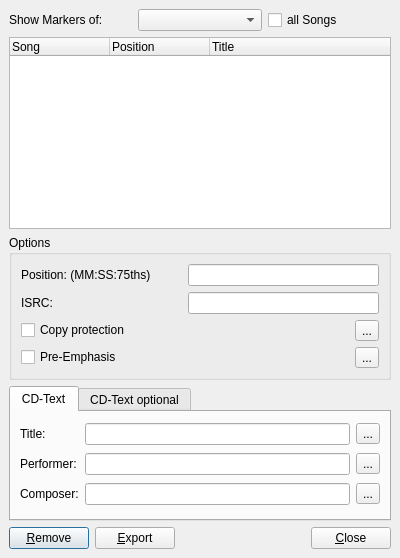
<ui version="4.0" >
 <class>MarkerDialog</class>
 <widget class="QDialog" name="MarkerDialog" >
  <property name="geometry" >
   <rect>
    <x>0</x>
    <y>0</y>
    <width>400</width>
    <height>558</height>
   </rect>
  </property>
  <property name="windowTitle" >
   <string>Markers</string>
  </property>
  <layout class="QVBoxLayout" >
   <property name="margin" >
    <number>9</number>
   </property>
   <property name="spacing" >
    <number>6</number>
   </property>
   <item>
    <layout class="QHBoxLayout" >
     <property name="margin" >
      <number>0</number>
     </property>
     <property name="spacing" >
      <number>6</number>
     </property>
     <item>
      <widget class="QLabel" name="label_8" >
       <property name="text" >
        <string>Show Markers of:</string>
       </property>
      </widget>
     </item>
     <item>
      <widget class="QComboBox" name="comboBoxDisplaySong" />
     </item>
     <item>
      <widget class="QCheckBox" name="checkBoxAllSongs" >
       <property name="text" >
        <string>all Songs</string>
       </property>
      </widget>
     </item>
    </layout>
   </item>
   <item>
    <widget class="QTreeWidget" name="markersTreeWidget" >
     <property name="editTriggers" >
      <set>QAbstractItemView::AnyKeyPressed|QAbstractItemView::DoubleClicked|QAbstractItemView::EditKeyPressed|QAbstractItemView::NoEditTriggers</set>
     </property>
     <property name="rootIsDecorated" >
      <bool>false</bool>
     </property>
     <column>
      <property name="text" >
       <string>Song</string>
      </property>
     </column>
     <column>
      <property name="text" >
       <string>Position</string>
      </property>
     </column>
     <column>
      <property name="text" >
       <string>Title</string>
      </property>
     </column>
    </widget>
   </item>
   <item>
    <widget class="QGroupBox" name="groupBox" >
     <property name="title" >
      <string>Options</string>
     </property>
     <layout class="QGridLayout" >
      <property name="margin" >
       <number>9</number>
      </property>
      <property name="spacing" >
       <number>6</number>
      </property>
      <item row="1" column="1" colspan="2" >
       <widget class="QLineEdit" name="lineEditIsrc" />
      </item>
      <item row="1" column="0" >
       <widget class="QLabel" name="label_6" >
        <property name="text" >
         <string>ISRC:</string>
        </property>
       </widget>
      </item>
      <item row="3" column="2" >
       <widget class="QToolButton" name="toolButtonPEmphAll" >
        <property name="toolTip" >
         <string>Apply to all</string>
        </property>
        <property name="text" >
         <string>...</string>
        </property>
        <property name="icon" >
         <iconset>../../../../../../../usr/share/icons/crystalsvg/16x16/actions/tab_duplicate.png</iconset>
        </property>
       </widget>
      </item>
      <item row="2" column="2" >
       <widget class="QToolButton" name="toolButtonCopyAll" >
        <property name="toolTip" >
         <string>Apply to all</string>
        </property>
        <property name="text" >
         <string>...</string>
        </property>
        <property name="icon" >
         <iconset>../../../../../../../usr/share/icons/crystalsvg/16x16/actions/tab_duplicate.png</iconset>
        </property>
       </widget>
      </item>
      <item row="3" column="0" colspan="2" >
       <widget class="QCheckBox" name="checkBoxPreEmph" >
        <property name="text" >
         <string>Pre-Emphasis</string>
        </property>
       </widget>
      </item>
      <item row="2" column="0" colspan="2" >
       <widget class="QCheckBox" name="checkBoxCopy" >
        <property name="text" >
         <string>Copy protection</string>
        </property>
       </widget>
      </item>
      <item row="0" column="0" >
       <widget class="QLabel" name="label_9" >
        <property name="text" >
         <string>Position: (MM:SS:75ths)</string>
        </property>
       </widget>
      </item>
      <item row="0" column="1" colspan="2" >
       <widget class="QLineEdit" name="lineEditPosition" />
      </item>
     </layout>
    </widget>
   </item>
   <item>
    <widget class="QTabWidget" name="tabWidget" >
     <property name="toolTip" >
      <string/>
     </property>
     <property name="currentIndex" >
      <number>0</number>
     </property>
     <widget class="QWidget" name="tab" >
      <attribute name="title" >
       <string>CD-Text</string>
      </attribute>
      <layout class="QGridLayout" >
       <property name="margin" >
        <number>9</number>
       </property>
       <property name="spacing" >
        <number>6</number>
       </property>
       <item row="0" column="0" >
        <widget class="QLabel" name="label" >
         <property name="text" >
          <string>Title:</string>
         </property>
        </widget>
       </item>
       <item row="0" column="1" >
        <widget class="QLineEdit" name="lineEditTitle" />
       </item>
       <item row="0" column="2" >
        <widget class="QToolButton" name="toolButtonTitleAll" >
         <property name="toolTip" >
          <string>Apply to all</string>
         </property>
         <property name="text" >
          <string>...</string>
         </property>
         <property name="icon" >
          <iconset>../../../../../../../usr/share/icons/crystalsvg/16x16/actions/tab_duplicate.png</iconset>
         </property>
        </widget>
       </item>
       <item row="1" column="0" >
        <widget class="QLabel" name="label_2" >
         <property name="text" >
          <string>Performer:</string>
         </property>
        </widget>
       </item>
       <item row="1" column="1" >
        <widget class="QLineEdit" name="lineEditPerformer" />
       </item>
       <item row="1" column="2" >
        <widget class="QToolButton" name="toolButtonPerformerAll" >
         <property name="toolTip" >
          <string>Apply to all</string>
         </property>
         <property name="text" >
          <string>...</string>
         </property>
         <property name="icon" >
          <iconset>../../../../../../../usr/share/icons/crystalsvg/16x16/actions/tab_duplicate.png</iconset>
         </property>
        </widget>
       </item>
       <item row="2" column="0" >
        <widget class="QLabel" name="label_3" >
         <property name="text" >
          <string>Composer:</string>
         </property>
        </widget>
       </item>
       <item row="2" column="1" >
        <widget class="QLineEdit" name="lineEditComposer" />
       </item>
       <item row="2" column="2" >
        <widget class="QToolButton" name="toolButtonComposerAll" >
         <property name="toolTip" >
          <string>Apply to all</string>
         </property>
         <property name="text" >
          <string>...</string>
         </property>
         <property name="icon" >
          <iconset>../../../../../../../usr/share/icons/crystalsvg/16x16/actions/tab_duplicate.png</iconset>
         </property>
        </widget>
       </item>
      </layout>
     </widget>
     <widget class="QWidget" name="tab_2" >
      <attribute name="title" >
       <string>CD-Text optional</string>
      </attribute>
      <layout class="QGridLayout" >
       <property name="margin" >
        <number>9</number>
       </property>
       <property name="spacing" >
        <number>6</number>
       </property>
       <item row="0" column="0" >
        <widget class="QLabel" name="label_4" >
         <property name="text" >
          <string>Songwriter</string>
         </property>
        </widget>
       </item>
       <item row="0" column="1" >
        <widget class="QLineEdit" name="lineEditSongwriter" />
       </item>
       <item row="0" column="2" >
        <widget class="QToolButton" name="toolButtonSongwriterAll" >
         <property name="toolTip" >
          <string>Apply to all</string>
         </property>
         <property name="text" >
          <string>...</string>
         </property>
         <property name="icon" >
          <iconset>../../../../../../../usr/share/icons/crystalsvg/16x16/actions/tab_duplicate.png</iconset>
         </property>
        </widget>
       </item>
       <item row="1" column="0" >
        <widget class="QLabel" name="label_5" >
         <property name="text" >
          <string>Arranger:</string>
         </property>
        </widget>
       </item>
       <item row="1" column="1" >
        <widget class="QLineEdit" name="lineEditArranger" />
       </item>
       <item row="1" column="2" >
        <widget class="QToolButton" name="toolButtonArrangerAll" >
         <property name="toolTip" >
          <string>Apply to all</string>
         </property>
         <property name="text" >
          <string>...</string>
         </property>
         <property name="icon" >
          <iconset>../../../../../../../usr/share/icons/crystalsvg/16x16/actions/tab_duplicate.png</iconset>
         </property>
        </widget>
       </item>
       <item row="2" column="0" >
        <widget class="QLabel" name="label_7" >
         <property name="text" >
          <string>Message:</string>
         </property>
        </widget>
       </item>
       <item row="2" column="1" >
        <widget class="QLineEdit" name="lineEditMessage" />
       </item>
       <item row="2" column="2" >
        <widget class="QToolButton" name="toolButtonMessageAll" >
         <property name="toolTip" >
          <string>Apply to all</string>
         </property>
         <property name="text" >
          <string>...</string>
         </property>
         <property name="icon" >
          <iconset>../../../../../../../usr/share/icons/crystalsvg/16x16/actions/tab_duplicate.png</iconset>
         </property>
        </widget>
       </item>
      </layout>
     </widget>
    </widget>
   </item>
   <item>
    <layout class="QHBoxLayout" >
     <property name="margin" >
      <number>0</number>
     </property>
     <property name="spacing" >
      <number>6</number>
     </property>
     <item>
      <widget class="QPushButton" name="pushButtonRemove" >
       <property name="text" >
        <string>&amp;Remove</string>
       </property>
      </widget>
     </item>
     <item>
      <widget class="QPushButton" name="pushButtonExport" >
       <property name="text" >
        <string>&amp;Export</string>
       </property>
      </widget>
     </item>
     <item>
      <spacer>
       <property name="orientation" >
        <enum>Qt::Horizontal</enum>
       </property>
       <property name="sizeHint" >
        <size>
         <width>281</width>
         <height>20</height>
        </size>
       </property>
      </spacer>
     </item>
     <item>
      <widget class="QPushButton" name="pushButtonClose" >
       <property name="text" >
        <string>&amp;Close</string>
       </property>
       <property name="autoDefault" >
        <bool>false</bool>
       </property>
      </widget>
     </item>
    </layout>
   </item>
  </layout>
 </widget>
 <tabstops>
  <tabstop>markersTreeWidget</tabstop>
  <tabstop>checkBoxCopy</tabstop>
  <tabstop>toolButtonCopyAll</tabstop>
  <tabstop>checkBoxPreEmph</tabstop>
  <tabstop>toolButtonPEmphAll</tabstop>
  <tabstop>lineEditIsrc</tabstop>
  <tabstop>tabWidget</tabstop>
  <tabstop>lineEditTitle</tabstop>
  <tabstop>toolButtonTitleAll</tabstop>
  <tabstop>lineEditPerformer</tabstop>
  <tabstop>toolButtonPerformerAll</tabstop>
  <tabstop>lineEditComposer</tabstop>
  <tabstop>toolButtonComposerAll</tabstop>
  <tabstop>lineEditSongwriter</tabstop>
  <tabstop>toolButtonSongwriterAll</tabstop>
  <tabstop>lineEditArranger</tabstop>
  <tabstop>toolButtonArrangerAll</tabstop>
  <tabstop>lineEditMessage</tabstop>
  <tabstop>toolButtonMessageAll</tabstop>
  <tabstop>pushButtonClose</tabstop>
 </tabstops>
 <resources/>
 <connections>
  <connection>
   <sender>pushButtonClose</sender>
   <signal>clicked()</signal>
   <receiver>MarkerDialog</receiver>
   <slot>accept()</slot>
   <hints>
    <hint type="sourcelabel" >
     <x>389</x>
     <y>488</y>
    </hint>
    <hint type="destinationlabel" >
     <x>332</x>
     <y>523</y>
    </hint>
   </hints>
  </connection>
  <connection>
   <sender>checkBoxAllSongs</sender>
   <signal>toggled(bool)</signal>
   <receiver>comboBoxDisplaySong</receiver>
   <slot>setDisabled(bool)</slot>
   <hints>
    <hint type="sourcelabel" >
     <x>276</x>
     <y>18</y>
    </hint>
    <hint type="destinationlabel" >
     <x>241</x>
     <y>15</y>
    </hint>
   </hints>
  </connection>
 </connections>
</ui>
